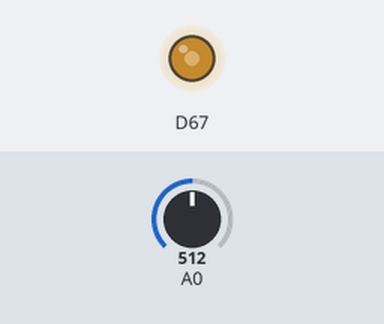
Simulated run of this sketch. Board: Arduino Due. Shown: output pins drawn as LEDs (lit = HIGH). The inputs (shaded band) are chosen by the test bench; at power-on: A0 = 512.

Above: at 1.2 s.
1.3 s: A0 set to 716
At 1.9 s:
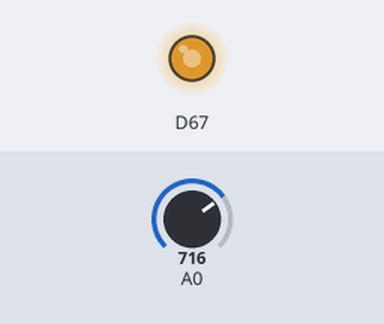
2.8 s: A0 set to 900
At 3.1 s:
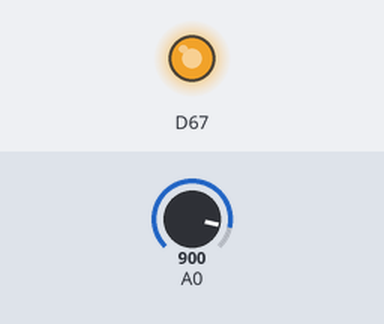
4.3 s: A0 set to 122
At 5.5 s:
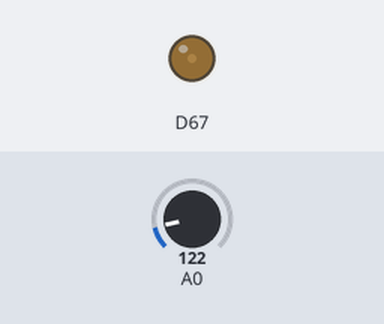
5.8 s: A0 set to 0
At 6.6 s:
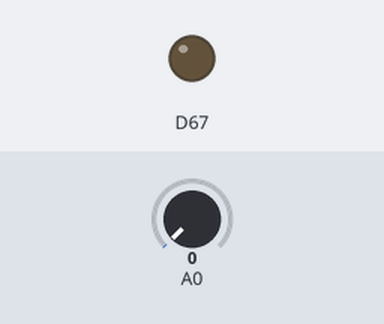
7.3 s: A0 set to 511
At 7.8 s:
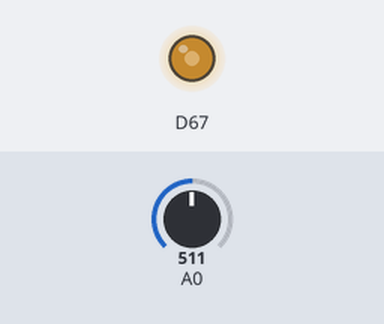
Timing chart, 0 to 9.8 s (numbered marks = the images above; inputs shaded):
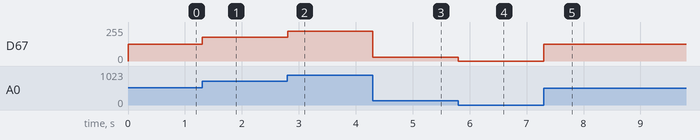

Measured:
- after the input at 1.3 s, D67: 127/255 → 178/255 at once
- after the input at 2.8 s, D67: 178/255 → 224/255 at once
- after the input at 4.3 s, D67: 224/255 → 30/255 at once
- after the input at 5.8 s, D67: 30/255 → 0/255 at once
- after the input at 7.3 s, D67: 0/255 → 127/255 at once

The sketch:

A2.ino
```cpp
void setup(){
  analogWriteResolution(12);
  pinMode(A0,INPUT);
}

void loop(){
  int sineVal = analogRead(A0);
  analogWrite(DAC1,map(sineVal,0,1023,0,4095));
  delay(5);
}
```
